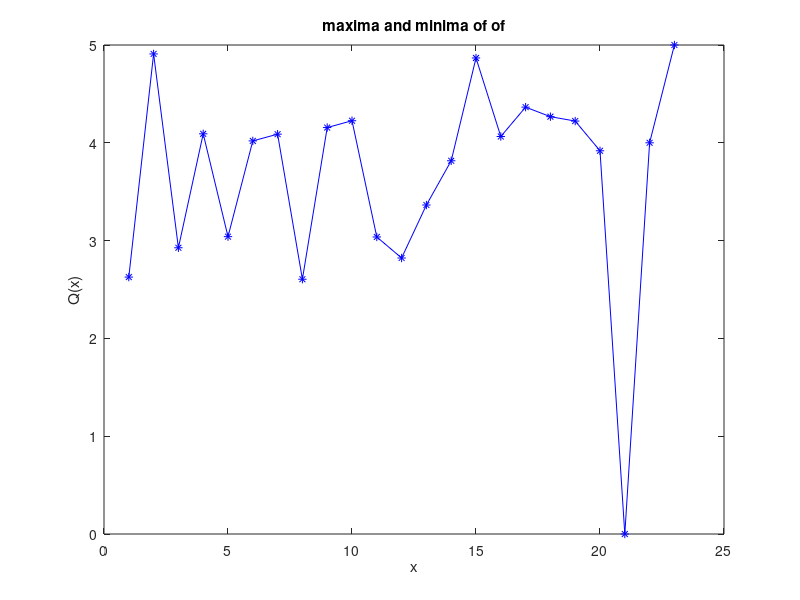

Write the MATLAB code that produced this figure.
clc;clear all
A=[1 2 0
    2 4 0 
    0 0 4];
[m,n]=size(A);
l=eig(A);
[p l]=eig(A);
y=[1000*rand(n,20) p];
[m1 n1]=size(y);
for i=1:n1;
    x=y(:,i)/norm(y(:,i));
    Q(i)=x'*A*x;
end
plot(Q,'b-*')
set(gcf,'color',[1 1 1]);
title('maxima and minima of of');
xlabel('x');       ylabel('Q(x)');
fprintf('\n\t The maxima of the QF is :%f',max(l));
fprintf('\n\t The minima of the QF is :%f',min(l));
fprintf('\n\t The maximum of the QF is :%f',max(Q));
fprintf('\n\t The minimum of the QF is :%f',min(Q));
[maxq i]=max(Q);    [minq j]=min(Q);
fprintf('\n\t The maximum value of Q is achieved at:\n');
disp(y(:,i))
fprintf('\n\t The minimum value of Q is achieved at:\n');
disp(y(:,j))
%